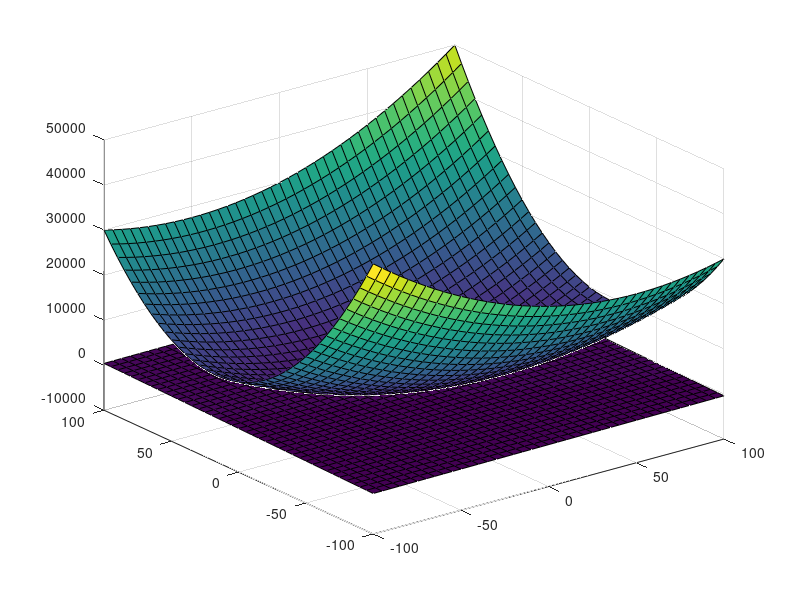

Source code (MATLAB):
%% plot tangent plane of z = x^2 + xy + 3y^2 at P(1,1,5)
clc, clearvars, close all
[X, Y] = meshgrid(-100:5:100, -100:5:100);
ZOri = X.^2 + X.*Y + 3*(Y.^2);
ZTangent = 3*X + 7*Y - 5;
figure('Name','Z = x^2 + xy + 3y^2');
surf(X, Y, ZOri);
hold on;
surf(X, Y, ZTangent);
hold off;